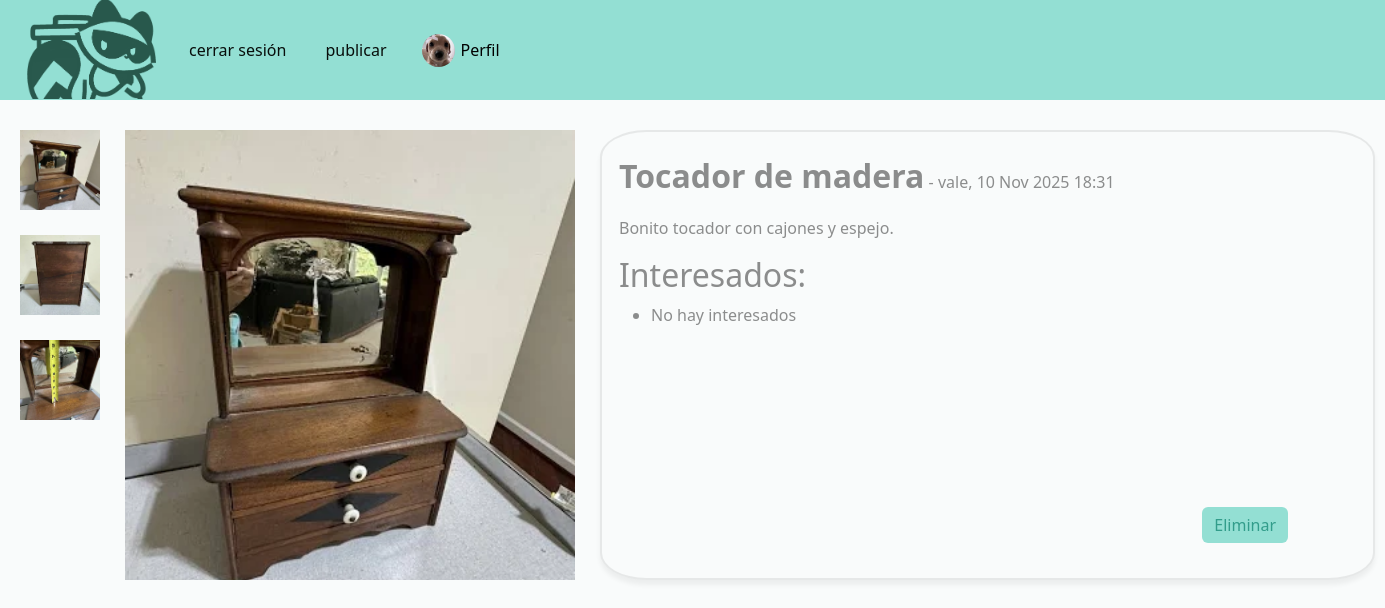
/post/2/ (signed in), run on an earlier commit of the app's database.
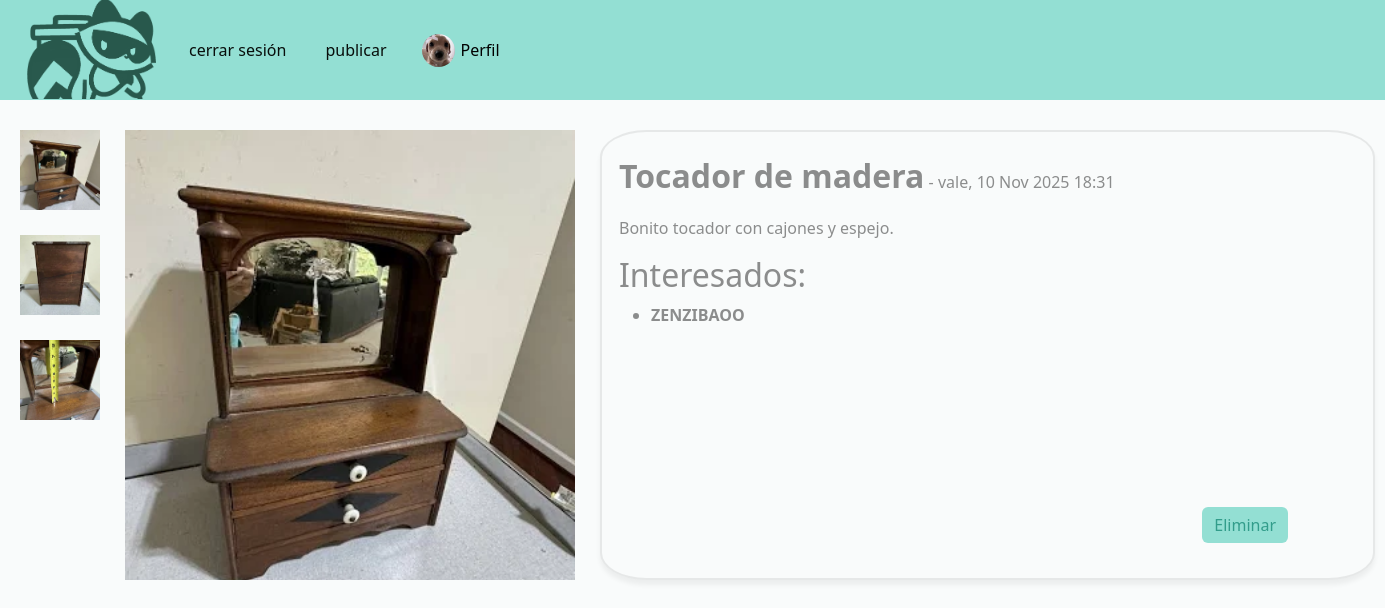
And on a later commit of the database.
### publi/models.py (models this page shows)
class Interesado(models.Model):
    publicante = models.ForeignKey(User, related_name="pub", on_delete=models.CASCADE)
    interesado = models.ForeignKey(User, related_name="inte", on_delete=models.CASCADE)
    pk_post = models.ForeignKey("publi", on_delete=models.CASCADE)

### publi/views.py (the view)
# urls.py: path('post/<int:post_id>/', publi_views.post, name='post'),
@login_required
def post(request, post_id):
    publicacion = get_object_or_404(publi, id=post_id)
    if request.method == 'POST':
        usuario1 = request.user.id
        usuario2 = publicacion.usuario.id
        if usuario1 == usuario2:
            publicacion.archivado = True
            publicacion.save()
            return redirect('perfil')
        else:
            hay_interesado = Interesado.objects.filter(publicante=publicacion.usuario, interesado=request.user, pk_post=post_id).exists()
            if hay_interesado == True:
                el_interesado = get_object_or_404(Interesado, publicante=publicacion.usuario, interesado=request.user, pk_post=post_id)
                el_interesado.delete()
                return redirect(reverse('post', args=[post_id]))
            else:
                Interesado.objects.create(publicante_id=usuario2, interesado_id=usuario1, pk_post_id=post_id)
                asunto = request.user.username + " se ha interesado en " + "'" + publicacion.titulo + "'"
                mensaje = "¡Hola! He visto tu publicación y me ha interesado mucho. Por favor, responde este correo para seguir en contacto. :)" \
                "\nAtentamente: " + request.user.first_name + " " + request.user.last_name
                remitente = request.user.email
                destinatario = publicacion.usuario.email
                from_email = f"Bin2Bin <miBin2Bin@gmail.com>"
                email = EmailMessage(
                    subject=asunto,
                    body=f"{mensaje}",
                    from_email=from_email,
                    to=[destinatario],
                    reply_to=[remitente],
                )
                email.send(fail_silently=False)
                return redirect(reverse('post', args=[post_id]))
    else:
        interesados = Interesado.objects.filter(pk_post_id=post_id)
        hay_interesado = Interesado.objects.filter(publicante=publicacion.usuario, interesado=request.user, pk_post=post_id).exists()
        try:
            img_obj = get_object_or_404(user_img, usuario=request.user.id)
            return render(request, 'mipubli.html', {'post':publicacion, 'interesados':interesados, 'hay_interesado':hay_interesado, 'imagen':img_obj})
        except:
            return render(request, 'mipubli.html', {'post':publicacion, 'interesados':interesados, 'hay_interesado':hay_interesado})

### publi/templates/mipubli.html (shortened to what this page needs)
{% extends 'hola.html' %}
{% block content %}
<head>
    {% load static %}
    <link rel="stylesheet" href="{% static 'post.css' %}">
</head>
    <div class="post-gallery">
        {% if post.imagen.url != blank %}
        <div class="image big">
            <img src="{{post.imagen.url}}" alt="{{post.titulo}}" class="big-img"/>
        </div>
        <div class="image small">
        <li>
            <img src="{{post.imagen.url}}" alt="{{post.titulo}}" class="small-img"/>
            {% endif %}
        </li>
        <li>{% if post.imagen2.url != blank %}
            <img src="{{post.imagen2.url}}" alt="{{post.titulo}}" class="small-img"/>
            {% endif %}
        </li>
        <li>{% if post.imagen3.url != blank %}
                <img src="{{post.imagen3.url}}" alt="{{post.titulo}}" class="small-img"/>
            {% endif %}
        </li>
        </div>
        <div class="contents">
        <titu>{{ post.titulo }}</titu>
            {% if request.user.id != post.usuario.id %}
            <a href="{% url 'ver_perfil' post.usuario %}">
            - {{ post.usuario }}
            </a>
                , {{ post.creacion|date:"d M Y H:i" }}
            {% else %}
            - {{ post.usuario }}, {{ post.creacion|date:"d M Y H:i" }}
            {% endif %}
            <p>{{ post.descripcion }}</p>
        {% if request.user.id == post.usuario.id %}
            <h2>Interesados:</h2>
            {% for inte in interesados %}
            <ul>
                <a href="{% url 'ver_perfil' inte.interesado %}">
                    <li>
                        <strong>{{ inte.interesado }}</strong>
                    </li>
                </a>
            </ul>
            {% empty %}
                <ul><li>No hay interesados</li></ul>
            {% endfor %}
        <div class="btn-wrap">
            <form action="" method="POST">
                <button class="btn btn-success" style="background-color: #1abea374; border: none;">
                    Eliminar
                </button>
            </form>
        </div>
        {% endif %}
        </div>
        </div>
{% endblock %}

What changed in the data, as far as the page shows it:
added Interesado: interesado "ZENZIBAOO"
Also different on the page:
text no longer shown: "No hay interesados"
